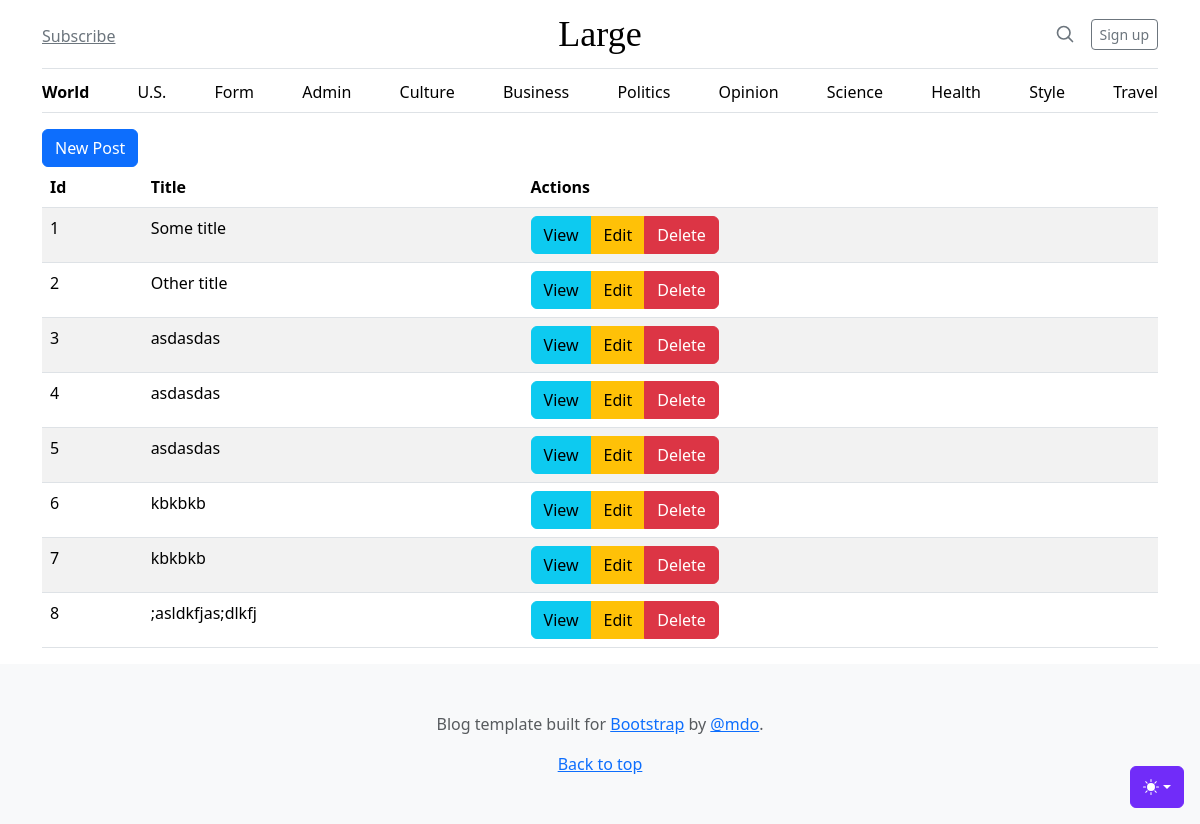
The page /admin/posts on the database as committed earlier.
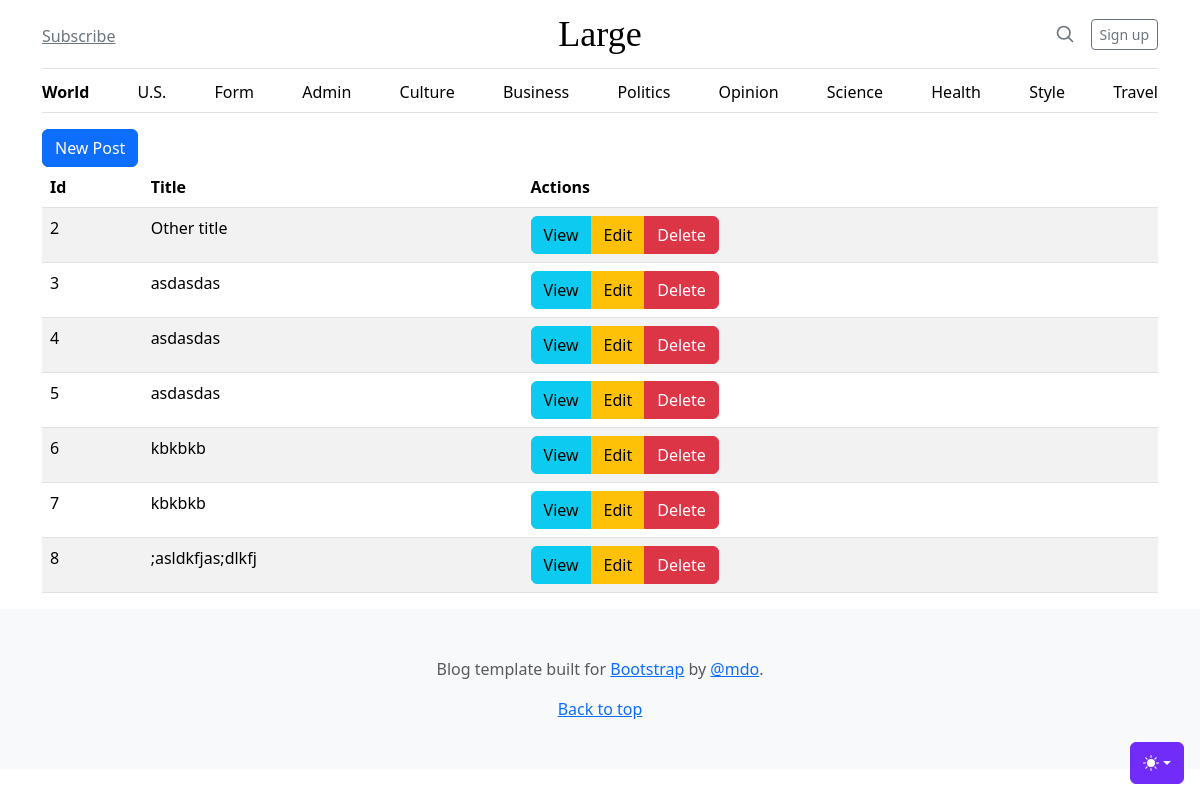
The same page on the database as committed later.
### tables this page shows
CREATE TABLE posts
(
    id    integer
        constraint posts_pk
            primary key autoincrement,
    title text not null,
    body  text not null
);

### src/Route.php (called while the page is built, shortened)
<?php
class Route
{
  public function __construct($method, $path, $action)
  {
    $this->method = $method;
    $this->path = $path;
    $this->action = $action;
  }
}

### src/Router.php (called while the page is built, shortened)
<?php
class Router
{
  public static $routes = [];
  public $path;
  public $method;
  public function __construct($path, $method)
  {
    $this->path = parse_url($path, PHP_URL_PATH);
    $this->method = $method;
  }
  public function match()
  {
    foreach (self::$routes as $route) {
      $pattern = preg_replace('/\{([a-zA-Z0-9_]+)\}/', '([a-zA-Z0-9_]+)', $route->path);
      $pattern = '#^' . $pattern . '$#';
      if ($route->method === $this->method && preg_match($pattern, $this->path, $matches)) {
        array_shift($matches);
        $params = [];
        $route->params = $params;
        return $route;
      }
    }
    return false;
  }
  public static function addRoute($method, $path, $action)
  {
    self::$routes[] = new Route($method, $path, $action);
  }
}

### helpers.php (called while the page is built, shortened)
<?php
function view($viewName, $vars=[]){
    extract($vars);
    include __DIR__ . "/views/$viewName.php";
}

### src/Controllers/PostsController.php (called while the page is built, shortened)
<?php
class PostsController
{
  public function index()
  {
    $posts = Post::all();
    view('posts/index', compact('posts'));
  }
}

### src/DB.php (called while the page is built, shortened)
<?php
class DB
{
  private $conn;
  public function __construct()
  {
    try {
      $this->conn = new PDO('sqlite:' . __DIR__ . '/../db.sqlite');
      $this->conn->setAttribute(PDO::ATTR_ERRMODE, PDO::ERRMODE_EXCEPTION);
    } catch (PDOException $e) {
      echo "Connection failed: " . $e->getMessage();
    }
  }
  public function all($table, $class)
  {
    $stmt = $this->conn->prepare("SELECT * FROM $table");
    $stmt->execute();
    $stmt->setFetchMode(PDO::FETCH_CLASS, $class);
    return $stmt->fetchAll();
  }
}

### src/Models/Model.php (called while the page is built, shortened)
<?php
class Model
{
  public static $table;
  public static function all()
  {
    $db = new DB();
    return $db->all(static::$table, static::class);
  }
}

### views/posts/index.php (the view)
<?php view('partials/header'); ?>
<main class="container">
    <a class="btn btn-primary" href="/admin/posts/create">New Post</a>
    <table class="table table-striped table-hoverable">
        <thead>
            <th>Id</th>
            <th>Title</th>
            <th>Actions</th>
        </thead>
        <tbody>
            <?php foreach ($posts as $post): ?>
                <tr>
                    <td><?= $post->id ?></td>
                    <td><?= $post->title ?></td>
                    <td>
                        <div class="btn-group" role="group">
                        <a class="btn btn-info" href="/admin/posts/<?=$post->id?>">View</a>
                        <a class="btn btn-warning" href="/admin/posts/edit/<?=$post->id?>">Edit</a>
                        <a class="btn btn-danger" href="/admin/posts/delete/<?=$post->id?>">Delete</a>
                        </div>
                    </td>
                </tr>
            <?php endforeach ?>
        </tbody>
    </table>
</main>
<?php view('partials/footer'); ?>

### public/index.php (shortened to what this page needs)
<?php
spl_autoload_register(function ($class) {
  $class = str_replace('\\', DIRECTORY_SEPARATOR, $class);
  $class = substr($class, 4);
});
require __DIR__ . '/../helpers.php';
$router = new App\Router($_SERVER['REQUEST_URI'], $_SERVER['REQUEST_METHOD']);
$match = $router->match();
if ($match) {
  if (is_callable($match->action)) {
    call_user_func($match->action, $match->params);
  } elseif (is_array($match->action) && count($match->action) === 2) {
    $controller = new $class();
    $method = $match->action[1];
    call_user_func_array([$controller, $method], $match->params);
  } else {
    echo 'invalid route definition';
  }
} else {
  http_response_code(404);
  echo '404';
}

### views/partials/header.php (shortened to what this page needs)
<!doctype html>
<html lang="en" data-bs-theme="auto">
  <head><script src="/assets/js/color-modes.js"></script>
    <link rel="stylesheet" href="https://cdn.jsdelivr.net/npm/@docsearch/css@3">
<link href="/assets/dist/css/bootstrap.min.css" rel="stylesheet">
    <link href="blog.css" rel="stylesheet">
  </head>
  <body>
    <div class="dropdown position-fixed bottom-0 end-0 mb-3 me-3 bd-mode-toggle">
      <button class="btn btn-bd-primary py-2 dropdown-toggle d-flex align-items-center"
              id="bd-theme"
              type="button"
              aria-expanded="false"
              data-bs-toggle="dropdown"
              aria-label="Toggle theme (auto)">
        <svg class="bi my-1 theme-icon-active" width="1em" height="1em"><use href="#circle-half"></use></svg>
      </button>
    </div>
<div class="container">
  <header class="border-bottom lh-1 py-3">
    <div class="row flex-nowrap justify-content-between align-items-center">
      <div class="col-4 pt-1">
        <a class="link-secondary" href="#">Subscribe</a>
      </div>
      <div class="col-4 text-center">
        <a class="blog-header-logo text-body-emphasis text-decoration-none" href="#">Large</a>
      </div>
      <div class="col-4 d-flex justify-content-end align-items-center">
        <a class="link-secondary" href="#" aria-label="Search">
          <svg xmlns="http://www.w3.org/2000/svg" width="20" height="20" fill="none" stroke="currentColor" stroke-linecap="round" stroke-linejoin="round" stroke-width="2" class="mx-3" role="img" viewBox="0 0 24 24"><title>Search</title><circle cx="10.5" cy="10.5" r="7.5"/><path d="M21 21l-5.2-5.2"/></svg>
        </a>
        <a class="btn btn-sm btn-outline-secondary" href="#">Sign up</a>
      </div>
    </div>
  </header>
  <div class="nav-scroller py-1 mb-3 border-bottom">
    <nav class="nav nav-underline justify-content-between">
      <a class="nav-item nav-link link-body-emphasis active" href="/">World</a>
      <a class="nav-item nav-link link-body-emphasis" href="/us">U.S.</a>
      <a class="nav-item nav-link link-body-emphasis" href="/form">Form</a>
      <a class="nav-item nav-link link-body-emphasis" href="/admin/posts">Admin</a>
      <a class="nav-item nav-link link-body-emphasis" href="#">Culture</a>
      <a class="nav-item nav-link link-body-emphasis" href="#">Business</a>
      <a class="nav-item nav-link link-body-emphasis" href="#">Politics</a>
      <a class="nav-item nav-link link-body-emphasis" href="#">Opinion</a>
      <a class="nav-item nav-link link-body-emphasis" href="#">Science</a>
      <a class="nav-item nav-link link-body-emphasis" href="#">Health</a>
      <a class="nav-item nav-link link-body-emphasis" href="#">Style</a>
      <a class="nav-item nav-link link-body-emphasis" href="#">Travel</a>
    </nav>
  </div>
</div>

### views/partials/footer.php (shortened to what this page needs)
<footer class="py-5 text-center text-body-secondary bg-body-tertiary">
  <p>Blog template built for <a href="https://getbootstrap.com/">Bootstrap</a> by <a href="https://twitter.com/mdo">@mdo</a>.</p>
  <p class="mb-0">
    <a href="#">Back to top</a>
  </p>
</footer>
</body>
</html>

### public/blog.css (style rules this page uses)
.blog-header-logo { font-family: "Playfair Display", Georgia, "Times New Roman", serif; font-size: 2.25rem; }

### views/partials/header.php (style rules this page uses)
.bi { vertical-align: -.125em; fill: currentColor; }
.nav-scroller { position: relative; z-index: 2; height: 2.75rem; overflow-y: hidden; }
.nav-scroller .nav { display: flex; flex-wrap: nowrap; padding-bottom: 1rem; margin-top: -1px; overflow-x: auto; text-align: center; white-space: nowrap; -webkit-overflow-scrolling: touch; }
.btn-bd-primary { --bd-violet-bg: #712cf9; --bd-violet-rgb: 112.520718, 44.062154, 249.437846; --bs-btn-font-weight: 600; --bs-btn-color: var(--bs-white); --bs-btn-bg: var(--bd-violet-bg); --bs-btn-border-color: var(--bd-violet-bg); --bs-btn-hover-color: var(--bs-white); --bs-btn-hover-bg: #6528e0; --bs-btn-hover-border-color: #6528e0; --bs-btn-focus-shadow-rgb: var(--bd-violet-rgb); --bs-btn-active-color: var(--bs-btn-hover-color); --bs-btn-active-bg: #5a23c8; --bs-btn-active-border-color: #5a23c8; }
.bd-mode-toggle { z-index: 1500; }

Rows that differ between the two databases and show on the page:
removed posts: id "1", title "Some title"
